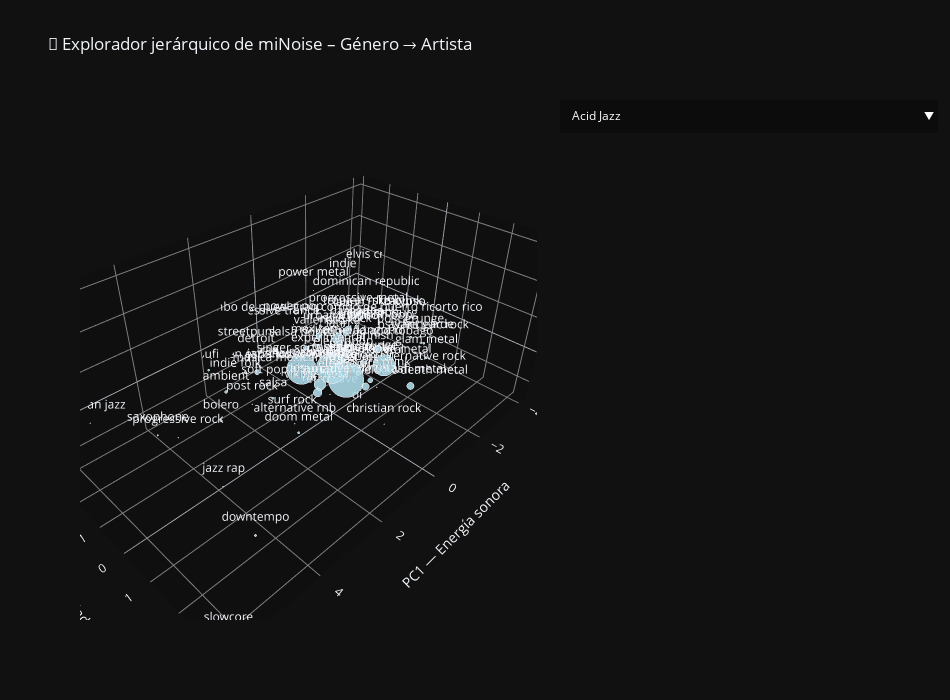

Source (notebook cell):
### Markdown cell above
El sistema miNoise logra representar la música como un paisaje tridimensional continuo, donde los géneros funcionan como regiones, los artistas como nodos y las canciones como partículas móviles.

Esta arquitectura habilita interacciones intuitivas —zoom, reproducción y secuencias visuales— que combinan ciencia de datos y experiencia auditiva.

### Code cell
# 1️⃣ Definir los DataFrames base existentes
df_genres = genre_centroids.copy()
df_artists = artist_centroids.copy()

# 2️⃣ Trazado inicial: géneros (visible al inicio)
trace_genres = go.Scatter3d(
    x=df_genres["PC1"],
    y=df_genres["PC2"],
    z=df_genres["PC3"],
    mode="markers+text",
    text=df_genres["main_genre"],
    textposition="top center",
    marker=dict(
        size=df_genres["n_tracks"] * 0.5,
        color="lightblue",
        opacity=0.9,
        line=dict(color="white", width=0.5)
    ),
    name="Géneros"
)

# 3️⃣ Trazado vacío para artistas (se rellenará al seleccionar un género)
trace_artists = go.Scatter3d(
    x=[], y=[], z=[],
    mode="markers+text",
    text=[],
    textposition="top center",
    marker=dict(size=6, color="orange", opacity=0.8),
    name="Artistas"
)

fig = go.Figure(data=[trace_genres, trace_artists])

# 4️⃣ Menú desplegable con los géneros
buttons = []
for g in sorted(df_genres["main_genre"].unique()):
    subset = df_artists[df_artists["main_genre"] == g]
    buttons.append(
        dict(
            label=g.title(),
            method="update",
            args=[
                {
                    "x": [df_genres["PC1"], subset["PC1"]],
                    "y": [df_genres["PC2"], subset["PC2"]],
                    "z": [df_genres["PC3"], subset["PC3"]],
                    "text": [df_genres["main_genre"], subset["artist_name"]],
                },
                {"title": f"🎧 Explorador acústico – {g.title()}"}
            ],
        )
    )

# 5️⃣ Layout general
fig.update_layout(
    updatemenus=[
        dict(
            buttons=buttons,
            direction="down",
            showactive=True,
            x=1.05,
            xanchor="left",
            y=1,
            yanchor="top",
            bgcolor="rgba(0,0,0,0.3)",
            font=dict(color="white")
        )
    ],
    scene=dict(
        xaxis_title="PC1 — Energía sonora",
        yaxis_title="PC2 — Complejidad armónica",
        zaxis_title="PC3 — Variabilidad tonal",
        xaxis=dict(backgroundcolor="rgba(15,15,15,1)", gridcolor="gray"),
        yaxis=dict(backgroundcolor="rgba(15,15,15,1)", gridcolor="gray"),
        zaxis=dict(backgroundcolor="rgba(15,15,15,1)", gridcolor="gray")
    ),
    template="plotly_dark",
    title="🌌 Explorador jerárquico de miNoise – Género → Artista",
    width=950,
    height=700
)

fig.show()
